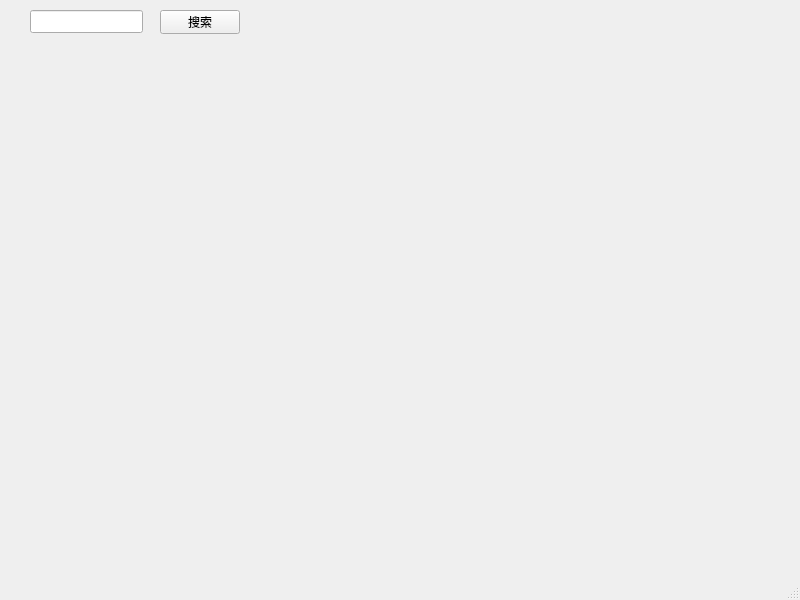
<?xml version="1.0" encoding="UTF-8"?>
<ui version="4.0">
 <class>MainWindow</class>
 <widget class="QMainWindow" name="MainWindow">
  <property name="geometry">
   <rect>
    <x>0</x>
    <y>0</y>
    <width>800</width>
    <height>600</height>
   </rect>
  </property>
  <property name="windowTitle">
   <string>MainWindow</string>
  </property>
  <widget class="QWidget" name="centralwidget">
   <widget class="QLineEdit" name="toolSearchInput">
    <property name="geometry">
     <rect>
      <x>30</x>
      <y>10</y>
      <width>113</width>
      <height>23</height>
     </rect>
    </property>
   </widget>
   <widget class="QPushButton" name="toolSearchButton">
    <property name="geometry">
     <rect>
      <x>160</x>
      <y>10</y>
      <width>80</width>
      <height>24</height>
     </rect>
    </property>
    <property name="text">
     <string>搜索</string>
    </property>
   </widget>
  </widget>
  <widget class="QMenuBar" name="menubar">
   <property name="geometry">
    <rect>
     <x>0</x>
     <y>0</y>
     <width>800</width>
     <height>21</height>
    </rect>
   </property>
  </widget>
  <widget class="QStatusBar" name="statusbar"/>
 </widget>
 <resources/>
 <connections/>
</ui>
